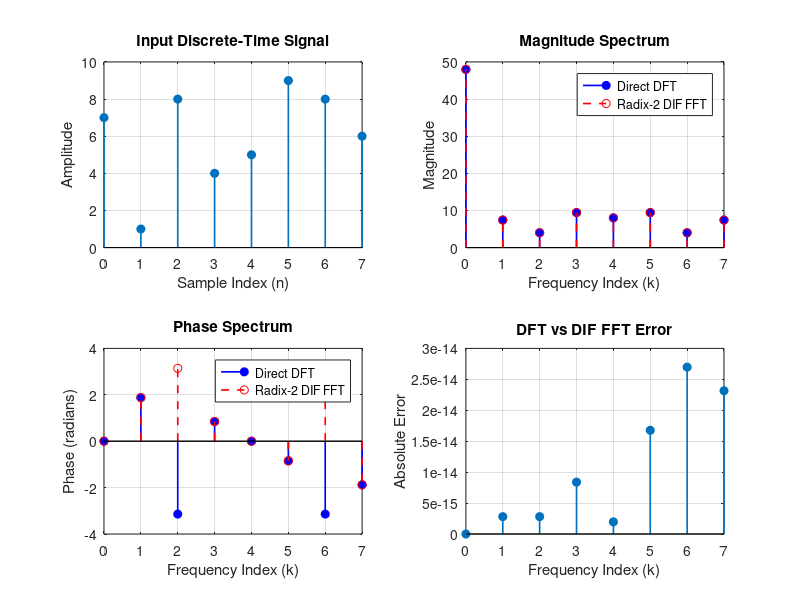

The MATLAB script that drew this image: (Note: this script raises an error after producing the figure.)
clc;
clear;
close all;

%% Experiment: Radix-2 DIF FFT and Efficiency Analysis

% Input signal
x = [7 1 8 4 5 9 8 6];
N = length(x);

% Check whether N is a power of 2
if N < 2 || 2^round(log2(N)) ~= N
    error('Input length must be a power of 2 and at least 2.');
end

n = 0:N-1;
k = 0:N-1;
M = log2(N);

%% 1. Direct DFT Computation

tic;

X_DFT = zeros(1,N);

for kk = 0:N-1
    for nn = 0:N-1
        X_DFT(kk+1) = X_DFT(kk+1) + ...
            x(nn+1)*exp(-1j*2*pi*kk*nn/N);
    end
end

time_DFT = toc;

%% 2. Radix-2 DIF FFT Implementation

tic;

X_DIF = x;

% Store values at each stage for the butterfly diagram
stageData = zeros(N,M+1);
stageData(:,1) = X_DIF(:);

for stage = 1:M

    L = N/2^(stage-1);
    halfL = L/2;

    W = exp(-1j*2*pi*(0:halfL-1)/L);

    for start = 1:L:N

        for m = 0:halfL-1

            upper = start + m;
            lower = start + m + halfL;

            a = X_DIF(upper);
            b = X_DIF(lower);

            % DIF butterfly operations
            X_DIF(upper) = a + b;
            X_DIF(lower) = (a - b)*W(m+1);

        end
    end

    stageData(:,stage+1) = X_DIF(:);
end

% DIF produces output in bit-reversed order.
% Rearrange it into natural frequency order.
indices = zeros(1,N);

for i = 0:N-1
    value = i;
    reversed = 0;

    for j = 1:M
        reversed = 2*reversed + mod(value,2);
        value = floor(value/2);
    end

    indices(i+1) = reversed + 1;
end

X_DIF = X_DIF(indices);

time_DIF = toc;

%% 3. Numerical Comparison

Error = abs(X_DFT - X_DIF);

fprintf('\n===== DFT vs Radix-2 DIF FFT =====\n');

fprintf('\nInput signal:\n');
disp(x);

fprintf('Direct DFT output:\n');
disp(X_DFT);

fprintf('Radix-2 DIF FFT output:\n');
disp(X_DIF);

fprintf('Absolute error at each frequency bin:\n');
disp(Error);

fprintf('Maximum absolute error = %.12e\n', max(Error));

%% 4. Computational Efficiency Analysis

% Theoretical complex multiplication counts
mult_DFT = N^2;
mult_FFT = (N/2)*M;

% Theoretical complex addition counts
add_DFT = N*(N-1);
add_FFT = N*M;

fprintf('\n===== Computational Efficiency =====\n');
fprintf('Number of samples: %d\n', N);
fprintf('Number of FFT stages: %d\n', M);

fprintf('\nTheoretical operation counts:\n');
fprintf('Direct DFT complex multiplications: %d\n', mult_DFT);
fprintf('DIF FFT non-trivial complex multiplications: %d\n', ...
    mult_FFT);
fprintf('Direct DFT complex additions: %d\n', add_DFT);
fprintf('DIF FFT complex additions/subtractions: %d\n', add_FFT);

%% 5. Visualization of Signal and Spectra

figure('Name','Radix-2 DIF FFT Analysis', ...
       'NumberTitle','off');

% Input signal
subplot(2,2,1);
stem(n,x,'filled','LineWidth',1.2);
grid on;
xlabel('Sample Index (n)');
ylabel('Amplitude');
title('Input Discrete-Time Signal');

% Magnitude spectrum
subplot(2,2,2);
stem(k,abs(X_DFT),'b','filled','LineWidth',1.2);
hold on;
stem(k,abs(X_DIF),'r--','LineWidth',1.2);
grid on;
xlabel('Frequency Index (k)');
ylabel('Magnitude');
title('Magnitude Spectrum');
legend('Direct DFT','Radix-2 DIF FFT');

% Phase spectrum
subplot(2,2,3);
stem(k,angle(X_DFT),'b','filled','LineWidth',1.2);
hold on;
stem(k,angle(X_DIF),'r--','LineWidth',1.2);
grid on;
xlabel('Frequency Index (k)');
ylabel('Phase (radians)');
title('Phase Spectrum');
legend('Direct DFT','Radix-2 DIF FFT');

% Absolute error
subplot(2,2,4);
stem(k,Error,'filled','LineWidth',1.2);
grid on;
xlabel('Frequency Index (k)');
ylabel('Absolute Error');
title('DFT vs DIF FFT Error');

sgtitle('Radix-2 Decimation-in-Frequency FFT');

%% 6. DIF FFT Butterfly Diagram

figure('Name','Radix-2 DIF FFT Butterfly Diagram', ...
       'NumberTitle','off','Color','w');

hold on;
axis off;

xPos = 1:M+1;
yPos = N:-1:1;

% Draw connections for each DIF stage
for stage = 1:M

    L = N/2^(stage-1);
    halfL = L/2;

    for start = 1:L:N
        for m = 0:halfL-1

            upper = start + m;
            lower = start + m + halfL;

            % Upper input to upper output
            plot([xPos(stage) xPos(stage+1)], ...
                 [yPos(upper) yPos(upper)], ...
                 'b-','LineWidth',1.2);

            % Lower input to lower output
            plot([xPos(stage) xPos(stage+1)], ...
                 [yPos(lower) yPos(lower)], ...
                 'b-','LineWidth',1.2);

            % Upper-to-lower cross connection
            plot([xPos(stage) xPos(stage+1)], ...
                 [yPos(upper) yPos(lower)], ...
                 'r--','LineWidth',1.0);

            % Lower-to-upper cross connection
            plot([xPos(stage) xPos(stage+1)], ...
                 [yPos(lower) yPos(upper)], ...
                 'g--','LineWidth',1.0);
        end
    end
end

% Display intermediate values in natural row order
for stage = 1:M+1
    for i = 1:N

        val = stageData(i,stage);

        label = sprintf('%.2f%+.2fj', ...
            real(val),imag(val));

        text(xPos(stage),yPos(i),label, ...
             'HorizontalAlignment','center', ...
             'VerticalAlignment','middle', ...
             'FontSize',8,'BackgroundColor','w');
    end
end

% Stage labels
labels = {'Input','Stage 1','Stage 2','Stage 3'};

for stage = 1:M+1
    text(xPos(stage),N+0.8,labels{stage}, ...
         'HorizontalAlignment','center', ...
         'FontWeight','bold','FontSize',10);
end

title('Radix-2 DIF FFT Butterfly Diagram');
xlim([0.5 M+1.5]);
ylim([0 N+1.5]);

hold off;
